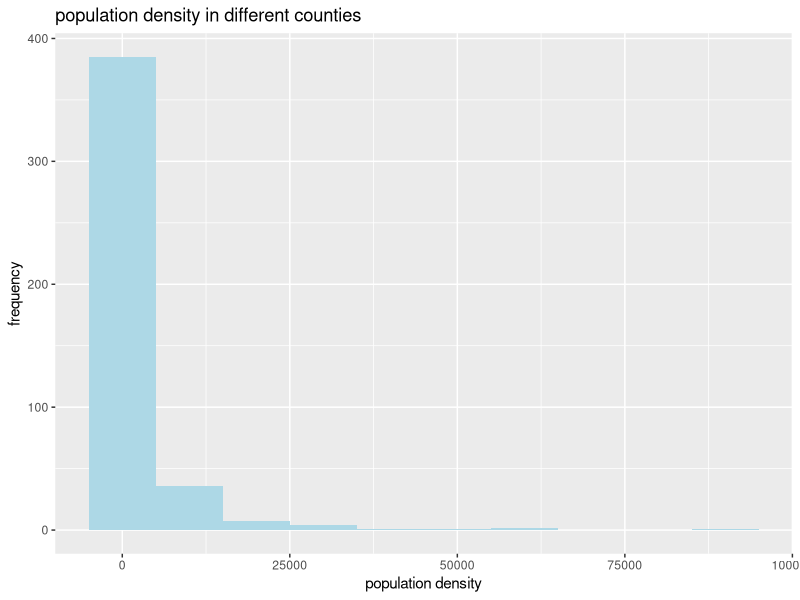

Source code (R):
## ---- chunk 1
1 + 1
## ---- chunk 2
#| echo: false
2 * 2
## ---- chunk 3
library(tidyverse)
library(viridis)
## ---- chunk 4
glimpse(midwest)
## ---- chunk 5
view(midwest)
## ---- chunk 6
ggplot(midwest, aes(x = popdensity))+
  geom_histogram(binwidth = 10000, fill = "light blue")+
labs(title = "population density in different counties", x = "population density", y = "frequency")
